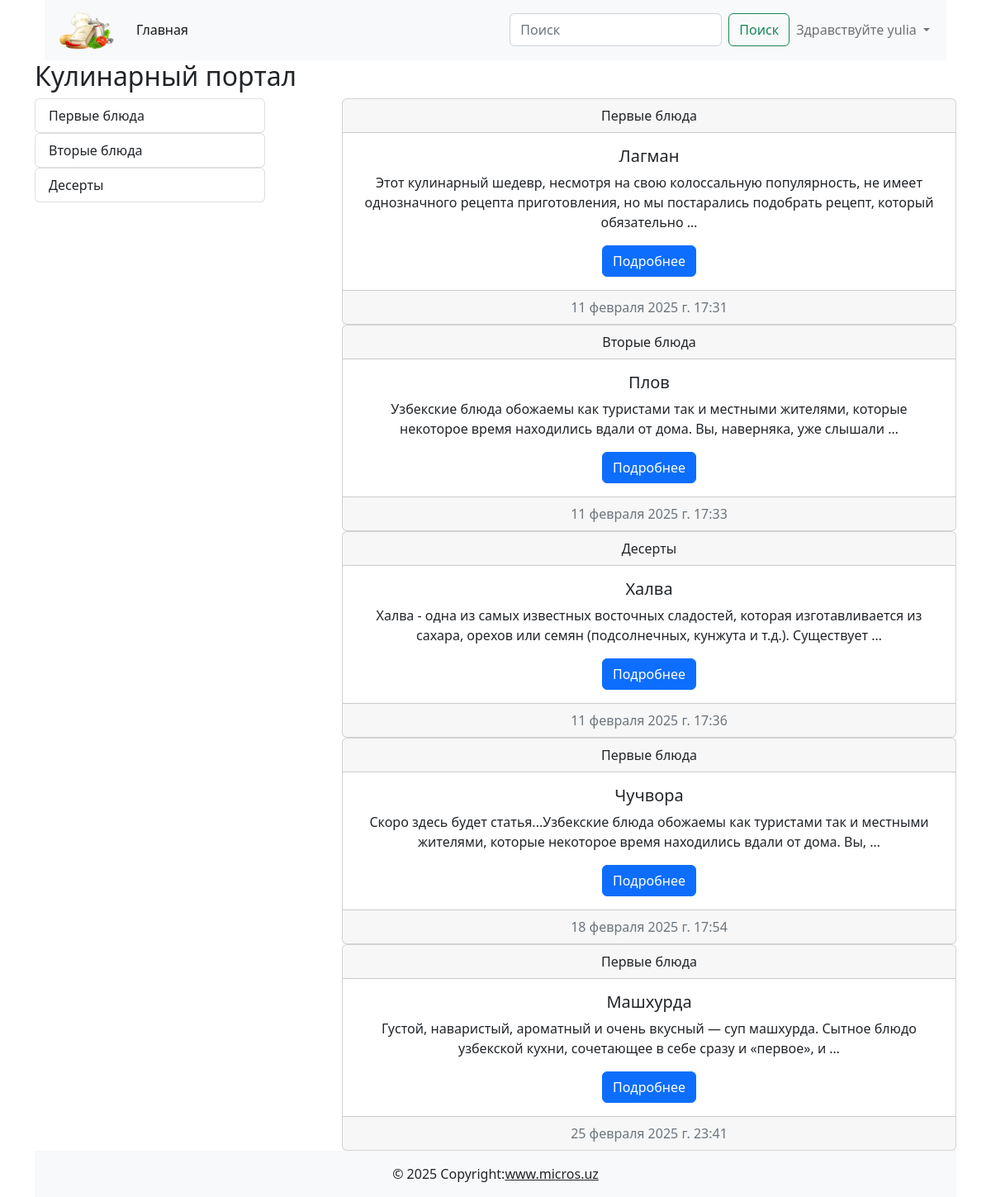
The app's page / (signed in) with its own data.
### cooking/models.py (models this page shows)
class Category(models.Model):
    title = models.CharField(max_length=255, verbose_name='Название категории')
    def __str__(self):
        return self.title
    def get_absolute_url(self):
        return reverse('category_list', kwargs={'pk' : self.pk})
    class Meta:
        verbose_name = 'Категория'
        verbose_name_plural = 'Категории'

class Post(models.Model):
    title = models.CharField(max_length=255, verbose_name='Заголовок статьи')
    content = models.TextField(default='Скоро здесь будет статья...', verbose_name='текст статьи')
    created_at = models.DateTimeField(auto_now_add=True, verbose_name='Дата создания')
    update_at = models.DateTimeField(auto_now=True, verbose_name='Дата обновления')
    photo = models.ImageField(upload_to='photos/', blank=True, null=True, verbose_name='Изображения')
    watched = models.IntegerField(default=0, verbose_name='Просмотры')
    is_published = models.BooleanField(default=True, verbose_name='Публикация')
    category = models.ForeignKey(Category, on_delete=models.CASCADE, related_name='posts', verbose_name='Категория')
    author = models.ForeignKey(User, default=None, null=True, blank=True, on_delete=models.CASCADE)
    def __str__(self):
        return self.title
    def get_absolute_url(self):
        return reverse('post_detail', kwargs={'pk' : self.pk})
    class Meta:
        verbose_name = 'Пост'
        verbose_name_plural = 'Посты'

### cooking/views.py (the view)
# urls.py: path('', Index.as_view(), name='index'),
class Index(ListView):
    model = Post
    context_object_name = 'posts'
    template_name = 'cooking/index.html'
    extra_context = {'title' : 'Главная страница'}

### cooking/templatetags/blog_tags.py (called while the page is built)
@register.simple_tag()
def get_all_categories():
    return Category.objects.annotate(cnt=Count('posts', filter=Q(posts__is_published=True))).filter(cnt__gt=0)

### cooking/templates/cooking/index.html
{% extends 'base.html' %}
{% load blog_tags %}
{% block main %}
    <h2>Кулинарный портал</h2>
    <div class="d-flex justify-content-between">
                <div class="col-3">
                    {% get_all_categories as categories %}
                    {% for category in categories%}
                    {% include 'cooking/components/_category_buttons.html' %}
                    {% endfor %}
                </div>
                <div class="col-8">
                    {% for post in posts %}
                    {% include 'cooking/components/_post_list.html' %}
                    {% endfor %}
                </div>
    </div>
{% endblock main %}

### templates/components/_navbar.html (shortened to what this page needs)
{% load static %}
<header>
    <div class="container">
        <nav class="navbar navbar-expand-lg bg-light">
            <div class="container-fluid">
                <a class="navbar-brand" href="#!">
                    <img src="{% static 'img/img.png' %}" width="75" alt="">
                </a>
                <div class="collapse navbar-collapse" id="navbarSupportedContent">
                    <ul class="navbar-nav me-auto mb-2 mb-lg-0"><li class="nav-item"><a class="nav-link active" aria-current="page" href="{% url 'index' %}">Главная</a></li></ul>
                    <div class="d-flex">
                        <form class="d-flex" role="search" method="get" action="{% url 'search' %}">
                            <input name="q" class="form-control me-2" type="search" placeholder="Поиск" aria-label="Поиск">
                            <button class="btn btn-outline-success" type="submit">Поиск</button>
                        </form>
                        <ul class="navbar-nav me-auto mb-2 mb-lg-0">
                            {%  if not request.user.is_authenticated %}
                                <li class="nav-item">
                                    <a class="nav-link active" aria-current="page" href="{% url 'login' %}">Войти</a>
                                </li>
                                <li class="nav-item">
                                    <a class="nav-link active" aria-current="page" href="{% url 'register' %}">Зарегистрироваться</a>
                                </li>
                            {% else %}
                                <li class="nav-item dropdown">
                                    <a class="nav-link dropdown-toggle" href="#" id="navbarDropdown" role="button"
                                    data-bs-toggle="dropdown" aria-expanded="false">
                                        Здравствуйте {{ request.user.username }}
                                    </a>
                                </li>
                            {% endif %}
                        </ul>
                    </div>
                </div>
            </div>
        </nav>
    </div>
</header>

### cooking/templates/cooking/components/_category_buttons.html
<div class="list-group">
    <a href="{{ category.get_absolute_url }}" class="list-group-item list-group-item-action">{{ category }}</a>
</div>

### cooking/templates/cooking/components/_post_list.html
<div class="card text-center">
    <div class="card-header">{{ post.category }}</div>
    <div class="card-body"><h5 class="card-title">{{ post }}</h5><p class="card-text">{{ post.content | truncatewords:20 }}</p><a href="{{ post.get_absolute_url }}" class="btn btn-primary">Подробнее</a></div>
    <div class="card-footer text-muted">
        {{ post.created_at }}
    </div>
</div>

### records on screen
Category: title "Первые блюда"
Category: title "Вторые блюда"
Category: title "Десерты"
Post: category "Первые блюда", title "Лагман", content "Этот кулинарный шедевр, несмотря на свою колоссальную популярность, не имеет однозначного рецепта приготовления, но мы постарались подобрать рецепт, который обязательно …", created_at "11 февраля 2025 г. 17:31"
Post: category "Вторые блюда", title "Плов", content "Узбекские блюда обожаемы как туристами так и местными жителями, которые некоторое время находились вдали от дома. Вы, наверняка, уже слышали …", created_at "11 февраля 2025 г. 17:33"
Post: category "Десерты", title "Халва", content "Халва - одна из самых известных восточных сладостей, которая изготавливается из сахара, орехов или семян (подсолнечных, кунжута и т.д.). Существует …", created_at "11 февраля 2025 г. 17:36"
Post: category "Первые блюда", title "Чучвора", content "Скоро здесь будет статья...Узбекские блюда обожаемы как туристами так и местными жителями, которые некоторое время находились вдали от дома. Вы, …", created_at "18 февраля 2025 г. 17:54"
Post: category "Первые блюда", title "Машхурда", content "Густой, наваристый, ароматный и очень вкусный — суп машхурда. Сытное блюдо узбекской кухни, сочетающее в себе сразу и «первое», и …", created_at "25 февраля 2025 г. 23:41"

### other values on screen
{{ request.user.username }} "yulia"
